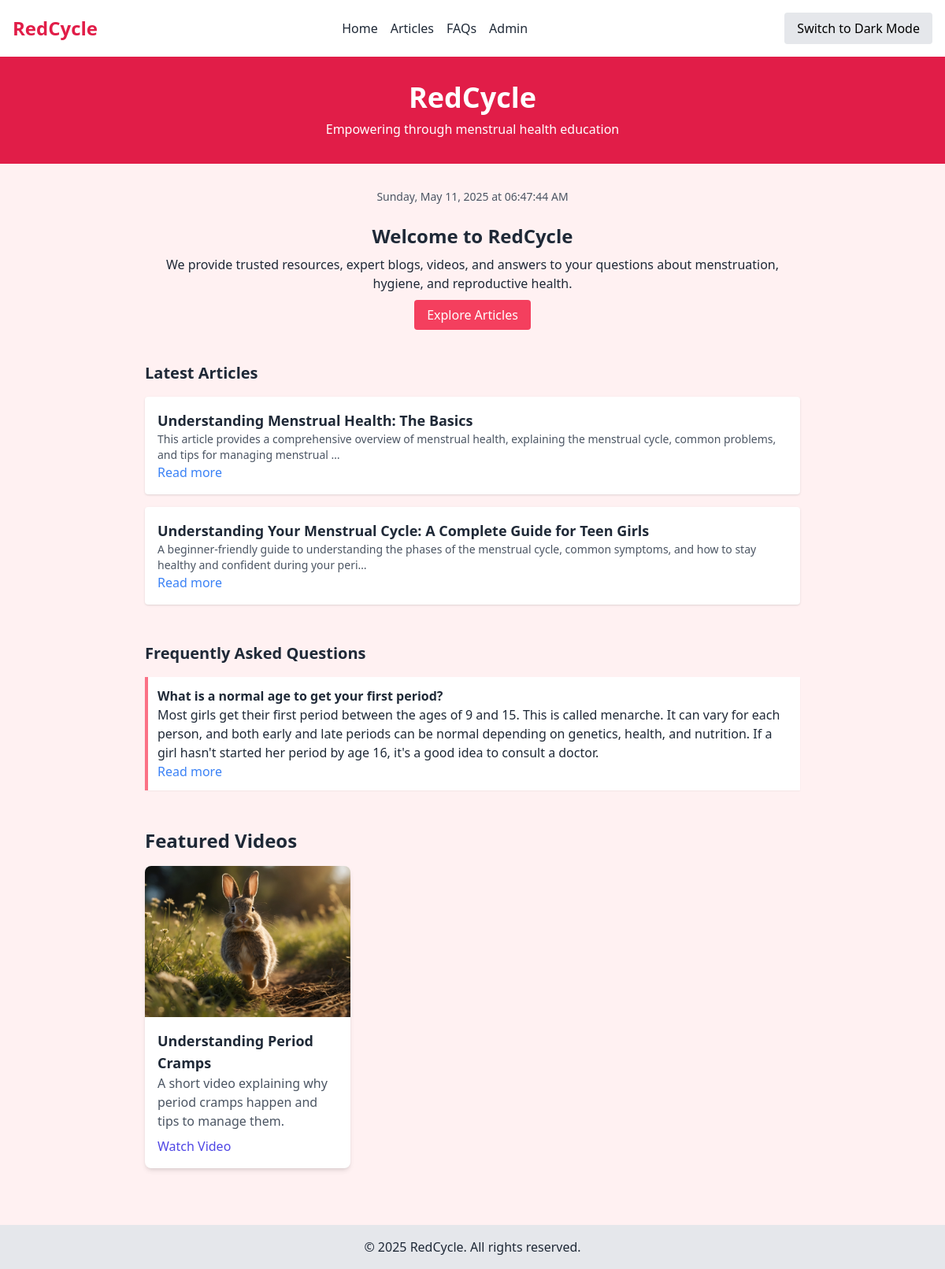
The page / on the database its author committed.
### education/models.py (models this page shows, shortened)
class Article(models.Model):
    CATEGORY_CHOICES = [
        ('hygiene', 'Menstrual Hygiene'),
        ('myths', 'Period Myths'),
        ('nutrition', 'Nutrition & Health'),
        ('first_period', 'First Period Guide'),
    ]
    title = models.CharField(max_length=200)
    slug = models.SlugField(unique=True)
    summary = models.TextField()
    content = models.TextField()
    image = models.ImageField(upload_to='articles/', blank=True, null=True)
    published = models.BooleanField(default=True)
    category = models.CharField(max_length=50, choices=CATEGORY_CHOICES, default='hygiene')

class Video(models.Model):
    title = models.CharField(max_length=200)
    description = models.TextField()
    video_url = models.URLField()
    thumbnail = models.ImageField(upload_to='videos/')
    published = models.BooleanField(default=True)

### faq/models.py (models this page shows, shortened)
class FAQ(models.Model):
    question = models.CharField(max_length=300)
    answer = models.TextField()
    category = models.CharField(max_length=100)
    published = models.BooleanField(default=True)

### core/views.py (the view)
# urls.py: path('', views.homepage, name='homepage'),
def homepage(request):
    articles = Article.objects.all().order_by('-id')[:5]
    faqs = FAQ.objects.filter(published=True)[:5]
    videos = Video.objects.filter(published=True)[:3]  # Fetch the latest 3 published videos
    return render(request, 'core/home.html', {
        'articles': articles,
        'faqs': faqs,
        'videos': videos  # Pass videos to the template
    })

### core/templates/core/home.html (shortened to what this page needs)
<!DOCTYPE html>
<html lang="en" class="transition-colors duration-500">
<head>
  <script src="https://cdn.tailwindcss.com"></script>
</head>
<body class="bg-rose-50 text-gray-800 dark:bg-gray-900 dark:text-white transition-colors duration-500">
  <nav class="bg-white dark:bg-gray-800 shadow-md p-4 flex justify-between items-center">
    <div class="text-2xl font-bold text-rose-600 dark:text-rose-300">RedCycle</div>
    <ul class="flex space-x-4">
      <li><a href="/" class="hover:text-rose-500 font-medium">Home</a></li>
      <li><a href="#articles" class="hover:text-rose-500 font-medium">Articles</a></li>
      <li><a href="#faq" class="hover:text-rose-500 font-medium">FAQs</a></li>
      <li><a href="/admin" class="hover:text-rose-500 font-medium">Admin</a></li>
    </ul>
    <button id="darkModeToggle" class="ml-4 px-4 py-2 bg-gray-200 dark:bg-gray-700 text-black dark:text-white rounded transition">
    </button>
  </nav>
  <header class="bg-rose-600 text-white p-8 text-center">
    <h1 class="text-4xl font-bold">RedCycle</h1>
    <p class="mt-2">Empowering through menstrual health education</p>
  </header>
  <main class="p-8 max-w-4xl mx-auto">
    <div id="datetime" class="text-sm text-gray-600 dark:text-gray-300 mb-6 text-center"></div>
    <section class="mb-12 text-center">
      <h2 class="text-2xl font-semibold mb-2">Welcome to RedCycle</h2>
      <p class="mb-4">We provide trusted resources, expert blogs, videos, and answers to your questions about menstruation, hygiene, and reproductive health.</p>
      <a href="#articles" class="bg-rose-500 hover:bg-rose-600 text-white py-2 px-4 rounded">Explore Articles</a>
    </section>
    <section id="articles" class="mb-12">
      <h3 class="text-xl font-semibold mb-4">Latest Articles</h3>
      {% for article in articles %}
        <div class="mb-4 p-4 bg-white dark:bg-gray-800 rounded shadow">
          <h4 class="text-lg font-bold">{{ article.title }}</h4>
          <p class="text-sm text-gray-600 dark:text-gray-300">{{ article.summary|truncatechars:150 }}</p>
          <a href="{% url 'article_detail' article.pk %}" class="text-blue-500 hover:underline">Read more</a>
        </div>
      {% empty %}
        <p>No articles available.</p>
      {% endfor %}
    </section>
    <section id="faq">
      <h3 class="text-xl font-semibold mb-4">Frequently Asked Questions</h3>
      {% for q in faqs %}
        <div class="mb-3 p-3 bg-white dark:bg-gray-800 border-l-4 border-rose-400 shadow-sm">
          <p class="font-bold">{{ q.question }}</p>
          <p>{{ q.answer }}</p>
          <a href="{% url 'faq_detail' q.pk %}" class="text-blue-500 hover:underline">Read more</a>
        </div>
      {% empty %}
        <p>No FAQs added yet.</p>
      {% endfor %}
    </section>
    <section class="mt-12">
      <h2 class="text-2xl font-bold mb-4">Featured Videos</h2>
      <div class="grid grid-cols-1 md:grid-cols-2 lg:grid-cols-3 gap-6">
        {% for video in videos %}
          <div class="bg-white dark:bg-gray-800 shadow-md rounded-lg overflow-hidden">
            <img src="{{ video.thumbnail.url }}" alt="{{ video.title }}" class="w-full h-48 object-cover">
            <div class="p-4">
              <h3 class="text-lg font-semibold">{{ video.title }}</h3>
              <p class="text-gray-600 dark:text-gray-300 mb-2">{{ video.description }}</p>
              <a href="{{ video.video_url }}" target="_blank" class="text-indigo-600 font-medium hover:underline">Watch Video</a>
            </div>
          </div>
        {% endfor %}
      </div>
    </section>
  </main>
  <footer class="bg-gray-200 dark:bg-gray-800 text-center p-4 mt-10 text-gray-800 dark:text-white">
    <p>&copy; 2025 RedCycle. All rights reserved.</p>
  </footer>
</body>
</html>

### rows shown on the page
Article: title "Understanding Menstrual Health: The Basics", summary "This article provides a comprehensive overview of menstrual health, explaining the menstrual cycle, common problems, and tips for managing menstrual …"
Article: title "Understanding Your Menstrual Cycle: A Complete Guide for Teen Girls", summary "A beginner-friendly guide to understanding the phases of the menstrual cycle, common symptoms, and how to stay healthy and confident during your peri…"
FAQ: question "What is a normal age to get your first period?", answer "Most girls get their first period between the ages of 9 and 15. This is called menarche. It can vary for each person, and both early and late periods can be normal depending on genetics, health, and nutrition. If a girl hasn't started her period by age 16, it's a good idea to consult a doctor."
Video: thumbnail (picture), title "Understanding Period Cramps", description "A short video explaining why period cramps happen and tips to manage them."
